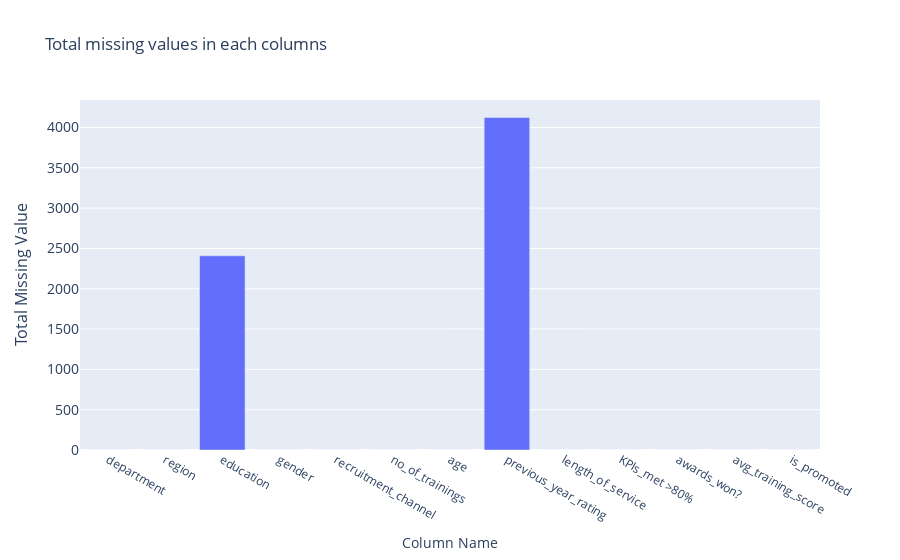

This figure's notebook cell:
### Code cell
data = go.Bar(
            x=df.isnull().sum().index,
            y=df.isnull().sum(),
            name = "Missing Values"
)

layout = go.Layout(barmode = "group")
fig = go.Figure(data = data, 
                layout = layout)

fig.update_layout(title_text='Total missing values in each columns',
                  xaxis_title="Column Name",
                  yaxis=dict(
                     title='Total Missing Value',
                     titlefont_size=16,
                     tickfont_size=14)
                 )

iplot(fig)

### Figure 1 — Plotly figure (JSON) as saved in the notebook; plotly's stock layout.template omitted (floating-point values rounded to 4 significant figures)
{"data": [{"name": "Missing Values", "type": "bar", "x": ["department", "region", "education", "gender", "recruitment_channel", "no_of_trainings", "age", "previous_year_rating", "length_of_service", "KPIs_met >80%", "awards_won?", "avg_training_score", "is_promoted"], "y": [0, 0, 2409, 0, 0, 0, 0, 4124, 0, 0, 0, 0, 0]}], "layout": {"barmode": "group", "title": {"text": "Total missing values in each columns"}, "xaxis": {"title": {"text": "Column Name"}}, "yaxis": {"tickfont": {"size": 14}, "title": {"font": {"size": 16}, "text": "Total Missing Value"}}}}
